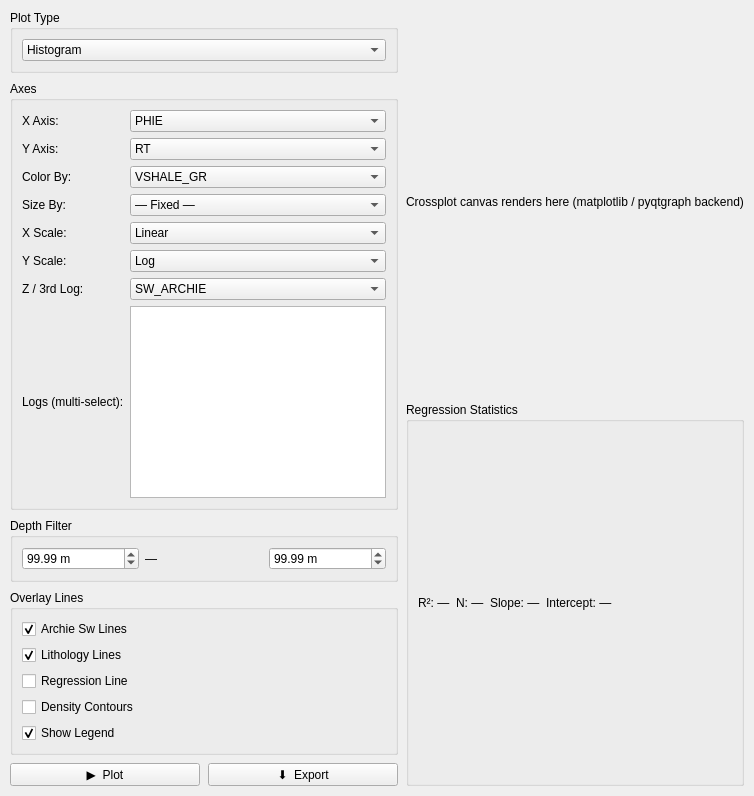
          <widget class="QWidget" name="tabCrossplot">
           <attribute name="title">
            <string>📈  Crossplots</string>
           </attribute>
           <layout class="QHBoxLayout" name="crossplotOuterLayout">
            <property name="spacing">
             <number>8</number>
            </property>
            <property name="leftMargin">
             <number>10</number>
            </property>
            <property name="topMargin">
             <number>10</number>
            </property>
            <property name="rightMargin">
             <number>10</number>
            </property>
            <property name="bottomMargin">
             <number>10</number>
            </property>
            <item>
             <layout class="QVBoxLayout">
              <item>
               <widget class="QGroupBox" name="grpCrossplotType">
                <property name="title">
                 <string>Plot Type</string>
                </property>
                <layout class="QVBoxLayout">
                 <item>
                  <widget class="QComboBox" name="comboCrossplotType">
                   <item>
                    <property name="text">
                     <string>Histogram</string>
                    </property>
                   </item>
                   <item>
                    <property name="text">
                     <string>Boxplot</string>
                    </property>
                   </item>
                   <item>
                    <property name="text">
                     <string>Pair Plot</string>
                    </property>
                   </item>
                   <item>
                    <property name="text">
                     <string>Cross Plot (X vs Y)</string>
                    </property>
                   </item>
                   <item>
                    <property name="text">
                     <string>Triple Combo</string>
                    </property>
                   </item>
                   <item>
                    <property name="text">
                     <string>Multi-Track Plot</string>
                    </property>
                   </item>
                  </widget>
                 </item>
                </layout>
               </widget>
              </item>
              <item>
               <widget class="QGroupBox" name="grpCrossplotAxes">
                <property name="title">
                 <string>Axes</string>
                </property>
                <layout class="QGridLayout">
                 <item row="0" column="0">
                  <widget class="QLabel" name="label">
                   <property name="text">
                    <string>X Axis:</string>
                   </property>
                  </widget>
                 </item>
                 <item row="0" column="1">
                  <widget class="QComboBox" name="comboCrossX">
                   <item>
                    <property name="text">
                     <string>PHIE</string>
                    </property>
                   </item>
                  </widget>
                 </item>
                 <item row="1" column="0">
                  <widget class="QLabel" name="label">
                   <property name="text">
                    <string>Y Axis:</string>
                   </property>
                  </widget>
                 </item>
                 <item row="1" column="1">
                  <widget class="QComboBox" name="comboCrossY">
                   <item>
                    <property name="text">
                     <string>RT</string>
                    </property>
                   </item>
                  </widget>
                 </item>
                 <item row="2" column="0">
                  <widget class="QLabel" name="label">
                   <property name="text">
                    <string>Color By:</string>
                   </property>
                  </widget>
                 </item>
                 <item row="2" column="1">
                  <widget class="QComboBox" name="comboCrossColor">
                   <item>
                    <property name="text">
                     <string>VSHALE_GR</string>
                    </property>
                   </item>
                  </widget>
                 </item>
                 <item row="3" column="0">
                  <widget class="QLabel" name="label">
                   <property name="text">
                    <string>Size By:</string>
                   </property>
                  </widget>
                 </item>
                 <item row="3" column="1">
                  <widget class="QComboBox" name="comboCrossSize">
                   <item>
                    <property name="text">
                     <string>— Fixed —</string>
                    </property>
                   </item>
                  </widget>
                 </item>
                 <item row="4" column="0">
                  <widget class="QLabel" name="label">
                   <property name="text">
                    <string>X Scale:</string>
                   </property>
                  </widget>
                 </item>
                 <item row="4" column="1">
                  <widget class="QComboBox" name="comboCrossXScale">
                   <item>
                    <property name="text">
                     <string>Linear</string>
                    </property>
                   </item>
                   <item>
                    <property name="text">
                     <string>Log</string>
                    </property>
                   </item>
                  </widget>
                 </item>
                 <item row="5" column="0">
                  <widget class="QLabel" name="label">
                   <property name="text">
                    <string>Y Scale:</string>
                   </property>
                  </widget>
                 </item>
                 <item row="5" column="1">
                  <widget class="QComboBox" name="comboCrossYScale">
                   <item>
                    <property name="text">
                     <string>Log</string>
                    </property>
                   </item>
                   <item>
                    <property name="text">
                     <string>Linear</string>
                    </property>
                   </item>
                  </widget>
                 </item>
                 <item row="6" column="0">
                  <widget class="QLabel" name="labelCrossZ">
                   <property name="text">
                    <string>Z / 3rd Log:</string>
                   </property>
                  </widget>
                 </item>
                 <item row="6" column="1">
                  <widget class="QComboBox" name="comboCrossZ">
                   <item>
                    <property name="text">
                     <string>SW_ARCHIE</string>
                    </property>
                   </item>
                  </widget>
                 </item>
                 <item row="7" column="0">
                  <widget class="QLabel" name="labelCrossLogs">
                   <property name="text">
                    <string>Logs (multi-select):</string>
                   </property>
                  </widget>
                 </item>
                 <item row="7" column="1">
                  <widget class="QListWidget" name="listCrossLogs">
                   <property name="selectionMode">
                    <enum>QAbstractItemView::ExtendedSelection</enum>
                   </property>
                  </widget>
                 </item>
                </layout>
               </widget>
              </item>
              <item>
               <widget class="QGroupBox" name="grpCrossplotFilter">
                <property name="title">
                 <string>Depth Filter</string>
                </property>
                <layout class="QHBoxLayout">
                 <item>
                  <widget class="QDoubleSpinBox" name="spinCrossDepthFrom">
                   <property name="suffix">
                    <string> m</string>
                   </property>
                   <property name="maximum">
                    <double>9999.000000000000000</double>
                   </property>
                   <property name="value">
                    <double>99.989999999999995</double>
                   </property>
                  </widget>
                 </item>
                 <item>
                  <widget class="QLabel" name="label">
                   <property name="text">
                    <string>—</string>
                   </property>
                  </widget>
                 </item>
                 <item>
                  <widget class="QDoubleSpinBox" name="spinCrossDepthTo">
                   <property name="suffix">
                    <string> m</string>
                   </property>
                   <property name="maximum">
                    <double>9999.000000000000000</double>
                   </property>
                   <property name="value">
                    <double>99.989999999999995</double>
                   </property>
                  </widget>
                 </item>
                </layout>
               </widget>
              </item>
              <item>
               <widget class="QGroupBox" name="grpCrossplotOverlays">
                <property name="title">
                 <string>Overlay Lines</string>
                </property>
                <layout class="QVBoxLayout">
                 <item>
                  <widget class="QCheckBox" name="chkOverlayArchieLines">
                   <property name="text">
                    <string>Archie Sw Lines</string>
                   </property>
                   <property name="checked">
                    <bool>true</bool>
                   </property>
                  </widget>
                 </item>
                 <item>
                  <widget class="QCheckBox" name="chkOverlayLithoCurves">
                   <property name="text">
                    <string>Lithology Lines</string>
                   </property>
                   <property name="checked">
                    <bool>true</bool>
                   </property>
                  </widget>
                 </item>
                 <item>
                  <widget class="QCheckBox" name="chkOverlayRegrLine">
                   <property name="text">
                    <string>Regression Line</string>
                   </property>
                  </widget>
                 </item>
                 <item>
                  <widget class="QCheckBox" name="chkOverlayContours">
                   <property name="text">
                    <string>Density Contours</string>
                   </property>
                  </widget>
                 </item>
                 <item>
                  <widget class="QCheckBox" name="chkShowLegend">
                   <property name="text">
                    <string>Show Legend</string>
                   </property>
                   <property name="checked">
                    <bool>true</bool>
                   </property>
                  </widget>
                 </item>
                </layout>
               </widget>
              </item>
              <item>
               <layout class="QHBoxLayout">
                <item>
                 <widget class="QPushButton" name="btnUpdateCrossplot">
                  <property name="text">
                   <string>▶  Plot</string>
                  </property>
                 </widget>
                </item>
                <item>
                 <widget class="QPushButton" name="btnExportCrossplot">
                  <property name="text">
                   <string>⬇  Export</string>
                  </property>
                 </widget>
                </item>
               </layout>
              </item>
              <item>
               <spacer>
                <property name="orientation">
                 <enum>Qt::Vertical</enum>
                </property>
                <property name="sizeHint" stdset="0">
                 <size>
                  <width>0</width>
                  <height>0</height>
                 </size>
                </property>
               </spacer>
              </item>
             </layout>
            </item>
            <item>
             <layout class="QVBoxLayout" name="crossplotCanvasLayout">
              <item>
               <widget class="QLabel" name="lblCrossplotCanvas">
                <property name="text">
                 <string>Crossplot canvas renders here (matplotlib / pyqtgraph backend)</string>
                </property>
                <property name="alignment">
                 <set>Qt::AlignCenter</set>
                </property>
               </widget>
              </item>
              <item>
               <widget class="QGroupBox" name="grpCrossplotStats">
                <property name="title">
                 <string>Regression Statistics</string>
                </property>
                <layout class="QHBoxLayout">
                 <item>
                  <widget class="QLabel" name="lblCrossplotR2">
                   <property name="text">
                    <string>R²: —</string>
                   </property>
                  </widget>
                 </item>
                 <item>
                  <widget class="QLabel" name="lblCrossplotN">
                   <property name="text">
                    <string>N: —</string>
                   </property>
                  </widget>
                 </item>
                 <item>
                  <widget class="QLabel" name="lblCrossplotSlope">
                   <property name="text">
                    <string>Slope: —</string>
                   </property>
                  </widget>
                 </item>
                 <item>
                  <widget class="QLabel" name="lblCrossplotIntercept">
                   <property name="text">
                    <string>Intercept: —</string>
                   </property>
                  </widget>
                 </item>
                 <item>
                  <spacer>
                   <property name="orientation">
                    <enum>Qt::Horizontal</enum>
                   </property>
                   <property name="sizeHint" stdset="0">
                    <size>
                     <width>0</width>
                     <height>0</height>
                    </size>
                   </property>
                  </spacer>
                 </item>
                </layout>
               </widget>
              </item>
             </layout>
            </item>
           </layout>
          </widget>
